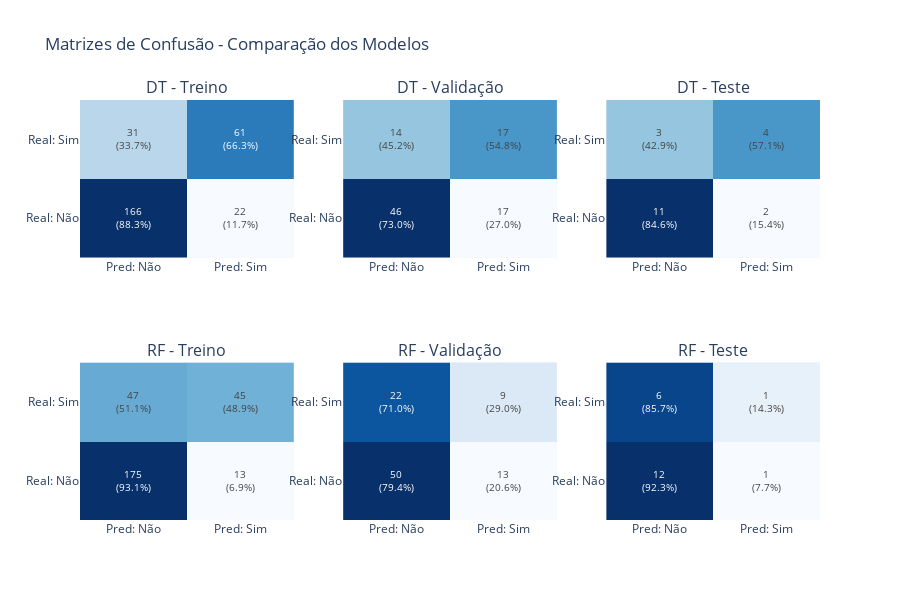

Notebook source saved alongside this figure:
### Code cell
# Matrizes de Confusão
fig = make_subplots(
    rows=2, cols=3,
    subplot_titles=[
        'DT - Treino', 'DT - Validação', 'DT - Teste',
        'RF - Treino', 'RF - Validação', 'RF - Teste'
    ],
    specs=[[{"type": "heatmap"}]*3]*2
)

datasets = [('train', y_train), ('val', y_val), ('test', y_test)]
model_names = ['Decision Tree', 'Random Forest']

for i, model_name in enumerate(model_names):
    for j, (dataset_name, y_true) in enumerate(datasets):
        cm = confusion_matrix(y_true, predictions[model_name][dataset_name])
        
        # Normalizar para percentuais
        cm_norm = cm.astype('float') / cm.sum(axis=1)[:, np.newaxis] * 100
        
        fig.add_trace(
            go.Heatmap(
                z=cm_norm,
                x=['Pred: Não', 'Pred: Sim'],
                y=['Real: Não', 'Real: Sim'],
                colorscale='Blues',
                text=[[f'{cm[0,0]}<br>({cm_norm[0,0]:.1f}%)', f'{cm[0,1]}<br>({cm_norm[0,1]:.1f}%)'],
                      [f'{cm[1,0]}<br>({cm_norm[1,0]:.1f}%)', f'{cm[1,1]}<br>({cm_norm[1,1]:.1f}%)']],
                texttemplate="%{text}",
                textfont={"size": 10},
                showscale=False
            ),
            row=i+1, col=j+1
        )

fig.update_layout(
    title_text="Matrizes de Confusão - Comparação dos Modelos",
    height=600
)

fig.show()
fig.write_html('matrizes_confusao.html')

### Figure 1 — Plotly figure (JSON) as saved in the notebook; plotly's stock layout.template omitted (floating-point values rounded to 4 significant figures)
{"data": [{"colorscale": [[0, "rgb(247,251,255)"], [0.125, "rgb(222,235,247)"], [0.25, "rgb(198,219,239)"], [0.375, "rgb(158,202,225)"], [0.5, "rgb(107,174,214)"], [0.625, "rgb(66,146,198)"], [0.75, "rgb(33,113,181)"], [0.875, "rgb(8,81,156)"], [1, "rgb(8,48,107)"]], "showscale": false, "text": [["166<br>(88.3%)", "22<br>(11.7%)"], ["31<br>(33.7%)", "61<br>(66.3%)"]], "textfont": {"size": 10}, "texttemplate": "%{text}", "type": "heatmap", "x": ["Pred: Não", "Pred: Sim"], "xaxis": "x", "y": ["Real: Não", "Real: Sim"], "yaxis": "y", "z": [[88.3, 11.7], [33.7, 66.3]]}, {"colorscale": [[0, "rgb(247,251,255)"], [0.125, "rgb(222,235,247)"], [0.25, "rgb(198,219,239)"], [0.375, "rgb(158,202,225)"], [0.5, "rgb(107,174,214)"], [0.625, "rgb(66,146,198)"], [0.75, "rgb(33,113,181)"], [0.875, "rgb(8,81,156)"], [1, "rgb(8,48,107)"]], "showscale": false, "text": [["46<br>(73.0%)", "17<br>(27.0%)"], ["14<br>(45.2%)", "17<br>(54.8%)"]], "textfont": {"size": 10}, "texttemplate": "%{text}", "type": "heatmap", "x": ["Pred: Não", "Pred: Sim"], "xaxis": "x2", "y": ["Real: Não", "Real: Sim"], "yaxis": "y2", "z": [[73.02, 26.98], [45.16, 54.84]]}, {"colorscale": [[0, "rgb(247,251,255)"], [0.125, "rgb(222,235,247)"], [0.25, "rgb(198,219,239)"], [0.375, "rgb(158,202,225)"], [0.5, "rgb(107,174,214)"], [0.625, "rgb(66,146,198)"], [0.75, "rgb(33,113,181)"], [0.875, "rgb(8,81,156)"], [1, "rgb(8,48,107)"]], "showscale": false, "text": [["11<br>(84.6%)", "2<br>(15.4%)"], ["3<br>(42.9%)", "4<br>(57.1%)"]], "textfont": {"size": 10}, "texttemplate": "%{text}", "type": "heatmap", "x": ["Pred: Não", "Pred: Sim"], "xaxis": "x3", "y": ["Real: Não", "Real: Sim"], "yaxis": "y3", "z": [[84.62, 15.38], [42.86, 57.14]]}, {"colorscale": [[0, "rgb(247,251,255)"], [0.125, "rgb(222,235,247)"], [0.25, "rgb(198,219,239)"], [0.375, "rgb(158,202,225)"], [0.5, "rgb(107,174,214)"], [0.625, "rgb(66,146,198)"], [0.75, "rgb(33,113,181)"], [0.875, "rgb(8,81,156)"], [1, "rgb(8,48,107)"]], "showscale": false, "text": [["175<br>(93.1%)", "13<br>(6.9%)"], ["47<br>(51.1%)", "45<br>(48.9%)"]], "textfont": {"size": 10}, "texttemplate": "%{text}", "type": "heatmap", "x": ["Pred: Não", "Pred: Sim"], "xaxis": "x4", "y": ["Real: Não", "Real: Sim"], "yaxis": "y4", "z": [[93.09, 6.915], [51.09, 48.91]]}, {"colorscale": [[0, "rgb(247,251,255)"], [0.125, "rgb(222,235,247)"], [0.25, "rgb(198,219,239)"], [0.375, "rgb(158,202,225)"], [0.5, "rgb(107,174,214)"], [0.625, "rgb(66,146,198)"], [0.75, "rgb(33,113,181)"], [0.875, "rgb(8,81,156)"], [1, "rgb(8,48,107)"]], "showscale": false, "text": [["50<br>(79.4%)", "13<br>(20.6%)"], ["22<br>(71.0%)", "9<br>(29.0%)"]], "textfont": {"size": 10}, "texttemplate": "%{text}", "type": "heatmap", "x": ["Pred: Não", "Pred: Sim"], "xaxis": "x5", "y": ["Real: Não", "Real: Sim"], "yaxis": "y5", "z": [[79.37, 20.63], [70.97, 29.03]]}, {"colorscale": [[0, "rgb(247,251,255)"], [0.125, "rgb(222,235,247)"], [0.25, "rgb(198,219,239)"], [0.375, "rgb(158,202,225)"], [0.5, "rgb(107,174,214)"], [0.625, "rgb(66,146,198)"], [0.75, "rgb(33,113,181)"], [0.875, "rgb(8,81,156)"], [1, "rgb(8,48,107)"]], "showscale": false, "text": [["12<br>(92.3%)", "1<br>(7.7%)"], ["6<br>(85.7%)", "1<br>(14.3%)"]], "textfont": {"size": 10}, "texttemplate": "%{text}", "type": "heatmap", "x": ["Pred: Não", "Pred: Sim"], "xaxis": "x6", "y": ["Real: Não", "Real: Sim"], "yaxis": "y6", "z": [[92.31, 7.692], [85.71, 14.29]]}], "layout": {"annotations": [{"font": {"size": 16}, "showarrow": false, "text": "DT - Treino", "x": 0.1444, "xanchor": "center", "xref": "paper", "y": 1, "yanchor": "bottom", "yref": "paper"}, {"font": {"size": 16}, "showarrow": false, "text": "DT - Validação", "x": 0.5, "xanchor": "center", "xref": "paper", "y": 1, "yanchor": "bottom", "yref": "paper"}, {"font": {"size": 16}, "showarrow": false, "text": "DT - Teste", "x": 0.8556, "xanchor": "center", "xref": "paper", "y": 1, "yanchor": "bottom", "yref": "paper"}, {"font": {"size": 16}, "showarrow": false, "text": "RF - Treino", "x": 0.1444, "xanchor": "center", "xref": "paper", "y": 0.375, "yanchor": "bottom", "yref": "paper"}, {"font": {"size": 16}, "showarrow": false, "text": "RF - Validação", "x": 0.5, "xanchor": "center", "xref": "paper", "y": 0.375, "yanchor": "bottom", "yref": "paper"}, {"font": {"size": 16}, "showarrow": false, "text": "RF - Teste", "x": 0.8556, "xanchor": "center", "xref": "paper", "y": 0.375, "yanchor": "bottom", "yref": "paper"}], "height": 600, "title": {"text": "Matrizes de Confusão - Comparação dos Modelos"}, "xaxis": {"anchor": "y", "domain": [0, 0.2889]}, "xaxis2": {"anchor": "y2", "domain": [0.3556, 0.6444]}, "xaxis3": {"anchor": "y3", "domain": [0.7111, 1]}, "xaxis4": {"anchor": "y4", "domain": [0, 0.2889]}, "xaxis5": {"anchor": "y5", "domain": [0.3556, 0.6444]}, "xaxis6": {"anchor": "y6", "domain": [0.7111, 1]}, "yaxis": {"anchor": "x", "domain": [0.625, 1]}, "yaxis2": {"anchor": "x2", "domain": [0.625, 1]}, "yaxis3": {"anchor": "x3", "domain": [0.625, 1]}, "yaxis4": {"anchor": "x4", "domain": [0, 0.375]}, "yaxis5": {"anchor": "x5", "domain": [0, 0.375]}, "yaxis6": {"anchor": "x6", "domain": [0, 0.375]}}}
